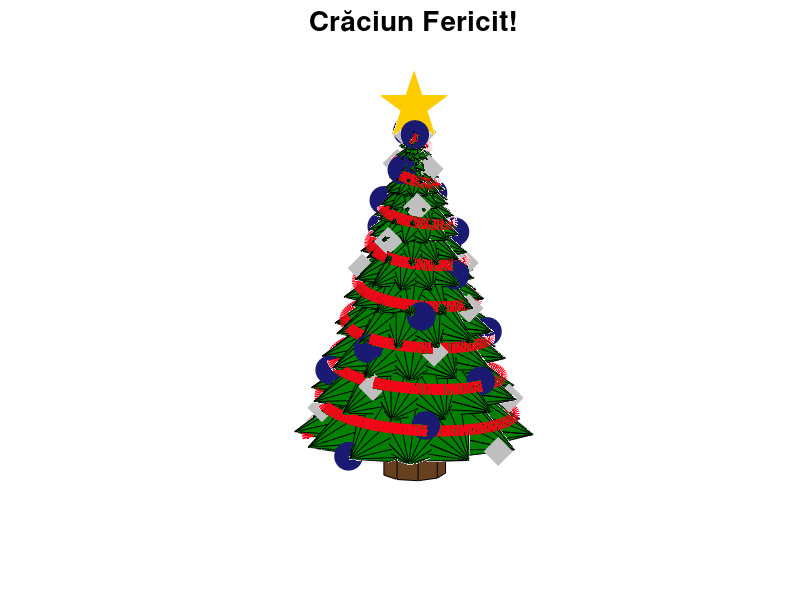

Reproduce this figure in MATLAB.
%(horrible version made for fitting in one file)
f = figure(1);
hold on
axis equal
axis off
view(12.5, 15);

title("Crăciun Fericit!", "FontSize", 20);

n = 12;
height=10;
width = .195;

of = pi/(n*3)*2;
zv = [0.1 1.3 2.4 3.3 4.2 4.9 5.6, 6.2 6.7 7.1 7.5 7.9, 8.2 8.5 8.8 9.1 9.3 ];
qv = [repmat(12, 1, 7), repmat(8, 1,5), repmat(4,1,5)];

phi = -pi/15;
rad = .5;
for i = 1:length(zv)
  h = (height-zv(i))*width;
  z = zv(i);
  offset = mod(i, 2)*pi/(n*3)*2;
  q = qv(i);
  theta = linspace(offset, 2*pi+offset, n+1);
  [t, s] = meshgrid(linspace(0, pi*2, q), linspace(0, h, 2));
  for i = 1:n
    th = theta(i);

    x1 = s.*cos(t).*rad;
    y1 = 2.*h-s;
    z1 = s .* sin(t).*rad;

    x2 = x1;
    y2 = cos(phi) .* y1 - sin(phi) .*z1;
    z2 = sin(phi).* y1 + cos(phi).*z1+z;

    surf(cos(th) .* x2 - sin(th) .*y2, sin(th).* x2 + cos(th).*y2,z2, "EdgeColor", "k",'FaceColor', [0,.5,0]);

  end
end

[t, s] = meshgrid(linspace(0, pi*2, 8), [0, 3]);
rad = tan(10/180*pi);
x = s.*cos(t).*rad;
y = s .* sin(t).*rad;
z = (height-s);
surf(x, y,z, "EdgeColor", "k", 'FaceColor', [0,0.5,0]);

[t, s] = meshgrid(linspace(0, pi*2, 10), [-2,0]);
surf(sin(t), cos(t), s, 'FaceColor', [.4, .25, .12])

plot3(0, 0, height, 'p','MarkerSize', 50, 'MarkerFaceColor', 'auto', 'Color', [1 .8 0]);

a = pi/height;
b = 5;
x = @(off, t) cos(b.*t+off).*t.*a;
y = @(off, t) sin(b.*t+off).*t.*a;
z = @(off, t) height-t;
t = linspace(0, height, 1000)+.75;

o =0;
plot3(x(o, t),y(o,t), z(o, t),'.-', 'Color',[1,0,.1] , 'LineWidth', 8);
t = linspace(0.1, height, 10)+.75;
d = @(o, m, c) plot3(x(o, t),y(o,t), z(o, t),m, 'MarkerFaceColor', 'auto', 'MarkerSize', 20, 'Color', c);
d(pi/4, 'o', [.1 .1 .45]);
t = t(2:length(t));
d(pi*1.5, 'o', [.1 .1 .45]);
d(pi*.75, 'd', [.75 .75 .75]);
d(pi*1.8, 'd', [.75 .75 .75]);

hold off

uiwait(f);
